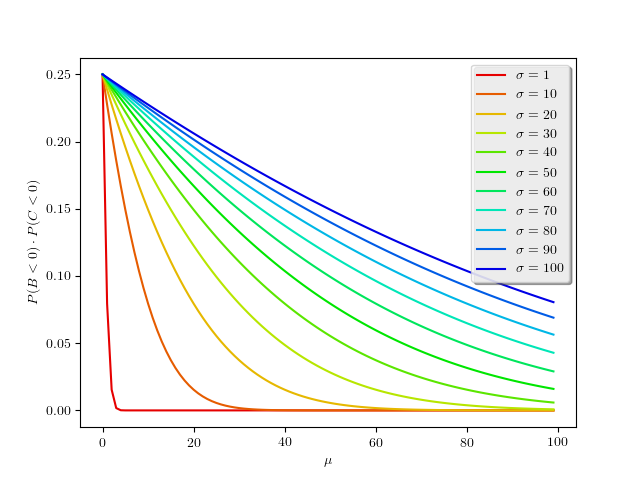

Source code (Python):
import numpy as np
import matplotlib
import colorsys
matplotlib.rcParams['text.usetex'] = True
matplotlib.rcParams['text.latex.unicode'] = True
matplotlib.rcParams['text.latex.preamble'] = [r'\usepackage{amsmath}', r'\usepackage{amssymb}']
import matplotlib.pyplot as plt
from scipy.special import erf

def get_color(color):
    for hue in range(color):
        hue = 1. * hue / color
        col = [int(x) for x in colorsys.hsv_to_rgb(hue, 1.0, 230)]
        yield "#{0:02x}{1:02x}{2:02x}".format(*col)
color = get_color(15)


mu = np.arange(0, 100, 1)
sigmas = np.arange(0,101, 10)
sigmas[0] = 1
for sigma in sigmas:
    v1 = 0.5*(1+erf(-mu/(np.sqrt(6)*sigma)))
    acolor = next(color)
    plt.plot(mu, v1*v1, 'b', color=acolor, label=r"$\sigma = {}$".format(sigma))

plt.xlabel(r'$\mu$')
plt.ylabel(r'$P(B<0) \cdot P(C<0)$')
plt.legend(loc='upper right', shadow=True)

plt.savefig("erf.png")
plt.show()